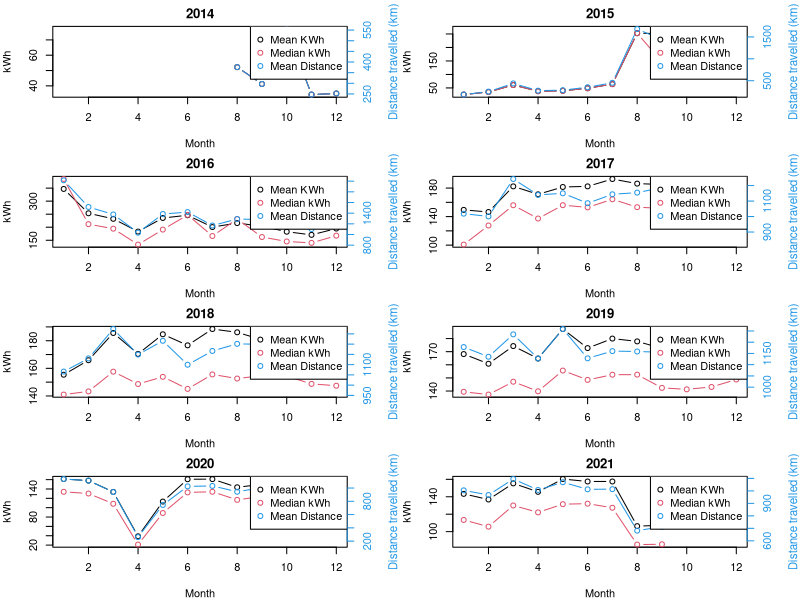
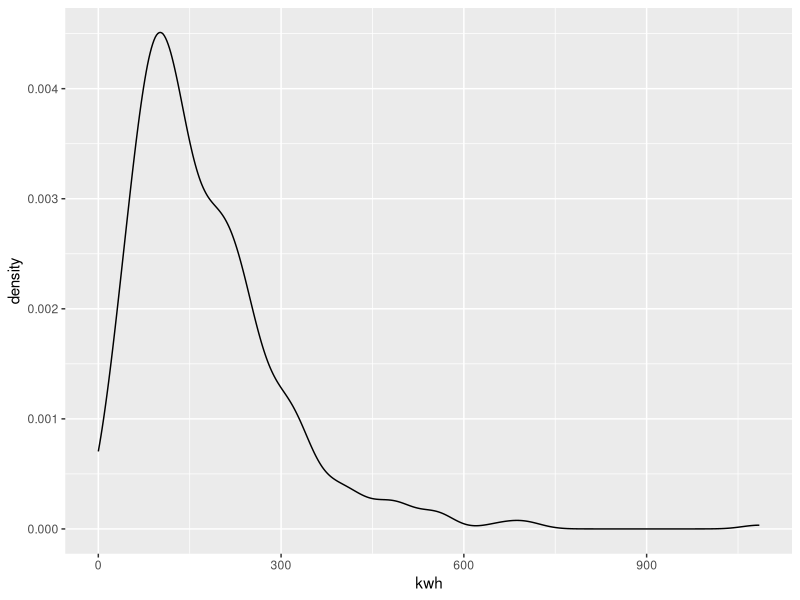
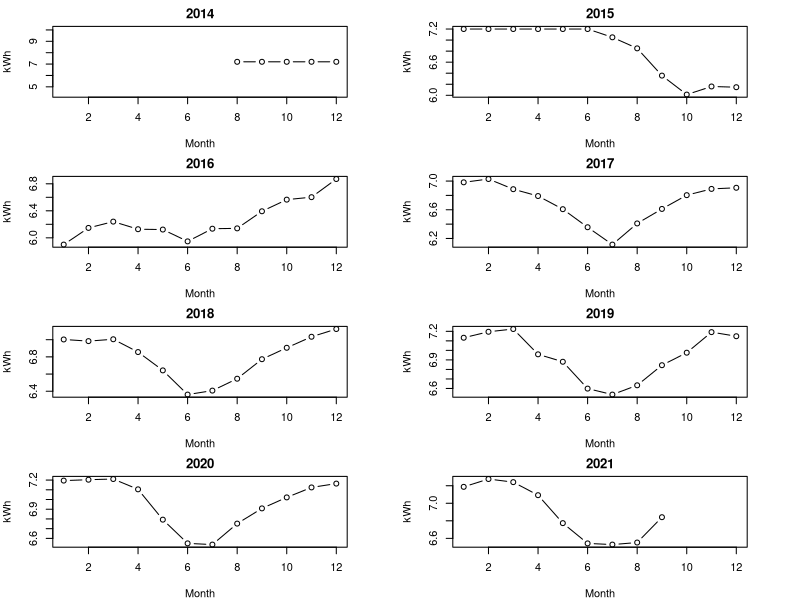
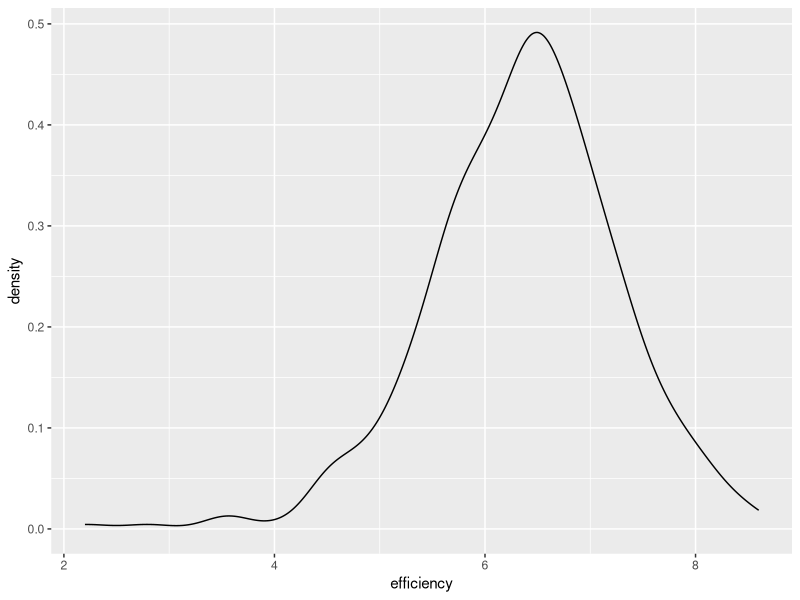

R code for these plots, in order: (Note: this script raises an error after producing the figures.)
## ---- chunk 1
knitr::opts_chunk$set(echo = TRUE)
knitr::opts_chunk$set(fig.width=9, fig.height=5) 
library(dplyr)
library(ggplot2)
library(tidyr)
## ---- chunk 2
data = read.csv('Ftf Efficiency Dataset/ftf_ev_efficiency_distance_models_20211006_v1.0.csv')
data = data[-1]
head(data)
attach(data)
## ---- chunk 3
str(data)
summary(data)
## ---- chunk 4
data %>%
  group_by(year) %>% 
  summarise(count = n_distinct(vehicle))

data %>%
  group_by(region) %>% 
  summarise(count =  n_distinct(vehicle)) %>% 
  arrange(-count)
## ---- chunk 5
mean_data = list()
for (i in 2014:2021) {
  mean_data[[i-2013]] = data[year == i,] %>% 
    group_by(month) %>% 
    summarise(mean_kwh = mean(kwh), mean_dist = mean(distance), median_kwh = median(kwh), median_dist = median(distance), mean_ef = mean(efficiency))
}
## ---- chunk 6
par(mfrow=c(4,2))
for (i in 2014:2021) {
  par(mar = c(4, 4, 2, 4))
  cur_year = data.frame(mean_data[[i-2013]])
  plot(cur_year$month, cur_year$mean_kwh, type = 'b', main = i, xlab = "Month", ylab = "kWh", xlim = c(1,12),
       ylim = c(min(c(cur_year$mean_kwh,cur_year$median_kwh)),max(c(cur_year$mean_kwh,cur_year$median_kwh))))
  points(cur_year$month, cur_year$median_kwh, type = 'b', col = 2)
  
  
  par(new=TRUE)
  plot(cur_year$month, cur_year$mean_dist, xlab="", ylab="", xlim = c(1,12),
      ylim = c(min(c(cur_year$mean_dist,cur_year$median_dist)),max(c(cur_year$mean_dist,cur_year$median_dist))), 
      axes=FALSE, type="b", col=4)
  mtext("Distance travelled (km)",side=4,col=4,line=3, cex = 0.7) 
  axis(4, ylim=c(min(c(cur_year$mean_dist,cur_year$median_dist)),max(c(cur_year$mean_dist,cur_year$median_dist))),
      col=4,col.axis=4)
  legend("topright", legend = c("Mean KWh", "Median kWh", "Mean Distance"), col = c(1:2,4), pch = 1)

}

## ---- chunk 7
ggplot(data = data[year == 2018 & month == 6,], aes(x = kwh)) + geom_density(alpha = 0.5, adjust = 1)
#ggplot(data = patient, aes(x=age))+ geom_histogram(binwidth =10, color = "peachpuff3", fill = "hotpink") + xlab("age (years)") + ggtitle("histogram of patient Age") + theme_dark() + theme(tex = element_text(size = 20))

## ---- chunk 8
par(mfrow=c(4,2))
for (i in 2014:2021) {
  par(mar = c(4, 4, 2, 4))
  cur_year = data.frame(mean_data[[i-2013]])
  plot(cur_year$month, cur_year$mean_ef, type = 'b', main = i, xlab = "Month", ylab = "kWh", xlim = c(1,12))
  points(cur_year$month, cur_year$median_kwh, type = 'b', col = 2)
}
## ---- chunk 9
ggplot(data = data[year == 2018 & month == 6,], aes(x = efficiency)) + geom_density(alpha = 0.5, adjust = 1)
## ---- chunk 10
fuel_data = read.csv('Dunedin Fuel research/Dunedin fuel usage.csv')
head(fuel_data)
fuel_data$ï..month = factor(fuel_data$ï..month, levels = fuel_data$ï..month)
## ---- chunk 11
plot(as.numeric(fuel_data$ï..month), fuel_data[,3], type = 'b', col = 1 ,xaxt = "n",
     ylim = c(min(fuel_data[,3:8]),max(fuel_data[,3:8])))
for (i in 3:8) {
  points(as.numeric(fuel_data$ï..month), fuel_data[,i], type = 'b', col = i-2 ,xaxt = "n")
  axis(1, labels = as.character(fuel_data$ï..month), at = as.numeric(fuel_data$ï..month))
}
## ---- chunk 12
mean_fuel = fuel_data %>% 
  gather(key = "year", value = "Fuel_used", 3:8) %>% 
  group_by(ï..month) %>% 
  summarise(average_fuel_use = mean(Fuel_used))
mean_fuel

## ---- chunk 13
eff = c()
for (i in 1:12) {
  #average power useage (kWh/km)
  eff[i] = mean(1/data[month==i,]$efficiency, na.rm = T)
}
eff
mean_fuel$power_usage = eff[c(7:12,1:6)]
mean_fuel
## ---- chunk 14
par(mar = c(4, 4, 2, 4))
plot(as.numeric(mean_fuel$ï..month), mean_fuel$average_fuel_use, type = 'b', xaxt = "n",
     ylab = "Average fuel use of dunedin (L)", xlab = "month")
axis(1, labels = as.character(fuel_data$ï..month), at = as.numeric(fuel_data$ï..month))

par(new=TRUE)
plot(as.numeric(mean_fuel$ï..month), mean_fuel$power_usage, xlab="", ylab="", xlim = c(1,12),
    ylim=c(min(mean_fuel$power_usage),max(mean_fuel$power_usage)), 
    axes=FALSE, type="b", col=4)
mtext("Power usage of EV(kWh/km)",side=4,col=4,line=3, cex = 1) 
axis(4, ylim=c(min(mean_fuel$power_usage),max(mean_fuel$power_usage)),
    col=4,col.axis=4)
legend("bottomleft", legend = c("Average fuel use of dunedin", "Power usage of EV"), col = c(1, 4), pch = 1)

## ---- chunk 15

plot(as.numeric(mean_fuel$ï..month), mean_fuel$average_fuel_use * mean_fuel$power_usage, type = 'b', xaxt = "n",
     ylab = "execpted energy use of EV (L kWh/ km) ", xlab = "month")
axis(1, labels = as.character(fuel_data$ï..month), at = as.numeric(fuel_data$ï..month))

